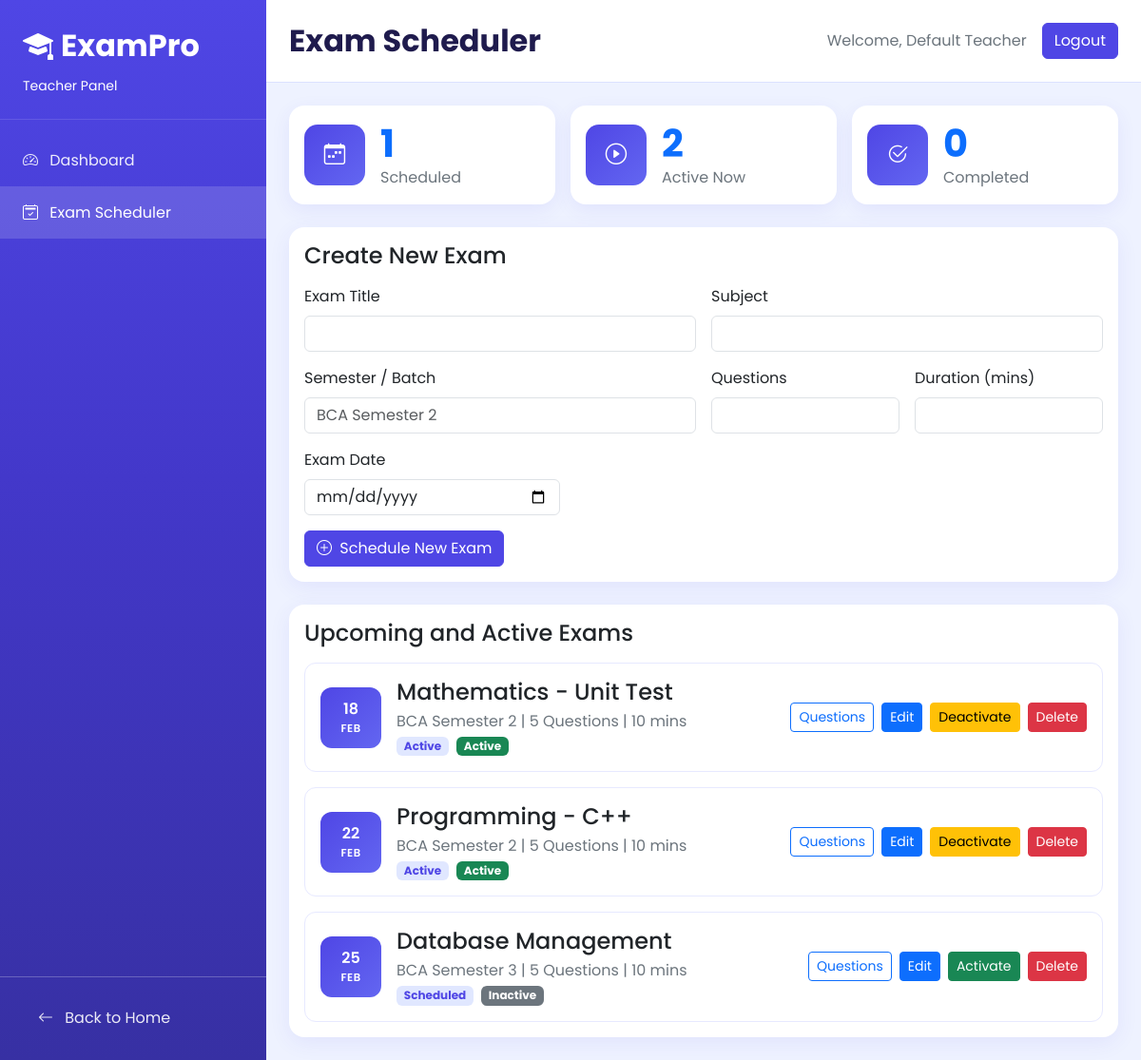
The app's page /pages/teacher/exams.php (signed in) with its own data.
### tables this page shows
CREATE TABLE IF NOT EXISTS exams (
    id INT AUTO_INCREMENT PRIMARY KEY,
    teacher_id INT NULL,
    title VARCHAR(200) NOT NULL,
    subject VARCHAR(100) NOT NULL,
    semester VARCHAR(50) DEFAULT 'Semester 2',
    total_questions INT NOT NULL,
    duration_minutes INT NOT NULL,
    status ENUM('scheduled', 'active', 'completed') DEFAULT 'scheduled',
    is_active TINYINT(1) NOT NULL DEFAULT 1,
    exam_date DATE NOT NULL,
    created_at TIMESTAMP DEFAULT CURRENT_TIMESTAMP,
    FOREIGN KEY (teacher_id) REFERENCES teachers(id) ON DELETE SET NULL
);

### pages/teacher/exams.php (the view, shortened to what this page needs)
<?php
require_once __DIR__ . '/includes/auth.php';
require_once __DIR__ . '/includes/layout.php';
$teacherId = (int) $_SESSION['teacher_id'];
$statsStmt = $conn->prepare("SELECT
    COUNT(*) AS total,
    SUM(CASE WHEN status = 'scheduled' THEN 1 ELSE 0 END) AS scheduled_count,
    SUM(CASE WHEN status = 'active' AND is_active = 1 THEN 1 ELSE 0 END) AS active_count,
    SUM(CASE WHEN status = 'completed' THEN 1 ELSE 0 END) AS completed_count
    FROM exams
    WHERE teacher_id = ? OR teacher_id IS NULL");
$statsStmt->bind_param('i', $teacherId);
$statsStmt->execute();
$stats = $statsStmt->get_result()->fetch_assoc();
$listStmt = $conn->prepare('SELECT id, title, subject, semester, total_questions, duration_minutes, status, is_active, exam_date FROM exams WHERE teacher_id = ? OR teacher_id IS NULL ORDER BY exam_date ASC');
$listStmt->bind_param('i', $teacherId);
$listStmt->execute();
$examList = $listStmt->get_result()->fetch_all(MYSQLI_ASSOC);
?>
<div class="row g-3 mb-4">
    <div class="col-lg-4">
        <div class="card stat-card h-100">
            <div class="card-body d-flex align-items-center gap-3">
                <div class="stat-icon"><i class="bi bi-calendar-week"></i></div>
                <div>
                    <div class="display-6 fw-bold text-primary mb-0"><?= (int) ($stats['scheduled_count'] ?? 0) ?></div>
                    <div class="text-secondary">Scheduled</div>
                </div>
            </div>
        </div>
    </div>
    <div class="col-lg-4">
        <div class="card stat-card h-100">
            <div class="card-body d-flex align-items-center gap-3">
                <div class="stat-icon"><i class="bi bi-play-circle"></i></div>
                <div>
                    <div class="display-6 fw-bold text-primary mb-0"><?= (int) ($stats['active_count'] ?? 0) ?></div>
                    <div class="text-secondary">Active Now</div>
                </div>
            </div>
        </div>
    </div>
    <div class="col-lg-4">
        <div class="card stat-card h-100">
            <div class="card-body d-flex align-items-center gap-3">
                <div class="stat-icon"><i class="bi bi-check2-circle"></i></div>
                <div>
                    <div class="display-6 fw-bold text-primary mb-0"><?= (int) ($stats['completed_count'] ?? 0) ?></div>
                    <div class="text-secondary">Completed</div>
                </div>
            </div>
        </div>
    </div>
</div>
<div class="card content-card mb-4">
    <div class="card-body">
        <div class="d-flex justify-content-between align-items-center mb-3">
            <h2 class="h4 mb-0">Create New Exam</h2>
        </div>
        <form method="post" class="row g-3">
            <div class="col-md-6">
                <label class="form-label">Exam Title</label>
                <input type="text" name="title" class="form-control" required>
            </div>
            <div class="col-md-6">
                <label class="form-label">Subject</label>
                <input type="text" name="subject" class="form-control" required>
            </div>
            <div class="col-md-6">
                <label class="form-label">Semester / Batch</label>
                <input type="text" name="semester" class="form-control" placeholder="BCA Semester 2" required>
            </div>
            <div class="col-md-3">
                <label class="form-label">Questions</label>
                <input type="number" name="total_questions" class="form-control" min="1" required>
            </div>
            <div class="col-md-3">
                <label class="form-label">Duration (mins)</label>
                <input type="number" name="duration_minutes" class="form-control" min="1" required>
            </div>
            <div class="col-md-4">
                <label class="form-label">Exam Date</label>
                <input type="date" name="exam_date" class="form-control" required>
            </div>
            <div class="col-12">
                <button class="btn btn-indigo" type="submit"><i class="bi bi-plus-circle me-1"></i> Schedule New Exam</button>
            </div>
        </form>
    </div>
</div>
<div class="card content-card">
    <div class="card-body">
        <h2 class="h4 mb-3">Upcoming and Active Exams</h2>
        <?php if (empty($examList)): ?>
            <p class="text-secondary mb-0">No exams available.</p>
        <?php else: ?>
            <div class="d-flex flex-column gap-3">
                <?php foreach ($examList as $exam): ?>
                    <?php
                    $dateObj = new DateTime($exam['exam_date']);
                    $isActive = (int) $exam['is_active'] === 1;
                    ?>
                    <div class="exam-row d-flex flex-column flex-lg-row align-items-lg-center gap-3">
                        <div class="exam-date">
                            <div><?= $dateObj->format('d') ?></div>
                            <small><?= strtoupper($dateObj->format('M')) ?></small>
                        </div>
                        <div class="flex-grow-1">
                            <h3 class="h4 mb-1"><?= htmlspecialchars($exam['title']) ?></h3>
                            <p class="text-secondary mb-1"><?= htmlspecialchars($exam['semester']) ?> | <?= (int) $exam['total_questions'] ?> Questions | <?= (int) $exam['duration_minutes'] ?> mins</p>
                            <div class="d-flex gap-2 align-items-center">
                                <span class="badge badge-soft text-capitalize"><?= htmlspecialchars($exam['status']) ?></span>
                                <span class="badge text-bg-<?= $isActive ? 'success' : 'secondary' ?>"><?= $isActive ? 'Active' : 'Inactive' ?></span>
                            </div>
                        </div>
                        <div class="d-flex flex-wrap gap-2">
                            <a href="questions.php?exam_id=<?= (int) $exam['id'] ?>" class="btn btn-outline-primary btn-sm">Questions</a>
                            <button
                                type="button"
                                class="btn btn-primary btn-sm"
                                data-bs-toggle="modal"
                                data-bs-target="#editExamModal"
                                data-id="<?= (int) $exam['id'] ?>"
                                data-title="<?= htmlspecialchars($exam['title']) ?>"
                                data-subject="<?= htmlspecialchars($exam['subject']) ?>"
                                data-semester="<?= htmlspecialchars($exam['semester']) ?>"
                                data-questions="<?= (int) $exam['total_questions'] ?>"
                                data-duration="<?= (int) $exam['duration_minutes'] ?>"
                                data-date="<?= htmlspecialchars($exam['exam_date']) ?>"
                                data-status="<?= htmlspecialchars($exam['status']) ?>"
                            >Edit</button>
                            <form method="post" class="d-inline">
                                <button type="submit" class="btn btn-<?= $isActive ? 'warning' : 'success' ?> btn-sm"><?= $isActive ? 'Deactivate' : 'Activate' ?></button>
                            </form>
                            <form method="post" class="d-inline" onsubmit="return confirm('Delete this exam and all its questions?');">
                                <button type="submit" class="btn btn-danger btn-sm">Delete</button>
                            </form>
                        </div>
                    </div>
                <?php endforeach; ?>
            </div>
        <?php endif; ?>
    </div>
</div>

### pages/teacher/assets/teacher.css (style rules this page uses)
:root { --tp-indigo: #4f46e5; --tp-indigo-dark: #3730a3; --tp-indigo-soft: #c7d2fe; --tp-bg: #eef2ff; --tp-panel: #ffffff; --tp-text: #1f1b4d; --tp-muted: #6b6b8c; }
body { font-family: 'Poppins', sans-serif; background: var(--tp-bg); color: var(--tp-text); }
.stat-card { border: 0; border-radius: 16px; box-shadow: 0 6px 20px rgba(79, 70, 229, 0.08); }
.stat-icon { width: 64px; height: 64px; border-radius: 14px; background: linear-gradient(135deg, var(--tp-indigo) 0%, #6366f1 100%); color: #fff; display: inline-flex; align-items: center; justify-content: center; font-size: 1.4rem; }
.content-card { border: 0; border-radius: 16px; box-shadow: 0 6px 22px rgba(79, 70, 229, 0.08); }
.exam-row { border: 1px solid #e7e9ff; border-radius: 12px; padding: 1rem; }
.exam-date { width: 64px; height: 64px; border-radius: 12px; background: linear-gradient(135deg, var(--tp-indigo) 0%, #6366f1 100%); color: #fff; display: inline-flex; flex-direction: column; align-items: center; justify-content: center; font-weight: 600; }
.exam-date small { font-size: 0.72rem; letter-spacing: 0.5px; }
.btn-indigo { background: var(--tp-indigo); color: #fff; border: 1px solid var(--tp-indigo); }
.badge-soft { background: #e0e7ff; color: var(--tp-indigo); }

### records on screen
exams: exam_date "18", exam_date "FEB", title "Mathematics - Unit Test", semester "BCA Semester 2", total_questions "5", duration_minutes "10", status "Active", is_active "Active"
exams: exam_date "22", exam_date "FEB", title "Programming - C++", semester "BCA Semester 2", total_questions "5", duration_minutes "10", status "Active", is_active "Active"
exams: exam_date "25", exam_date "FEB", title "Database Management", semester "BCA Semester 3", total_questions "5", duration_minutes "10", status "Scheduled", is_active "Inactive"

### other values on screen
$title "Exam Scheduler"
$teacherName "Default Teacher"
$stats['scheduled_count'] "1"
$stats['active_count'] "2"
$stats['completed_count'] "0"
